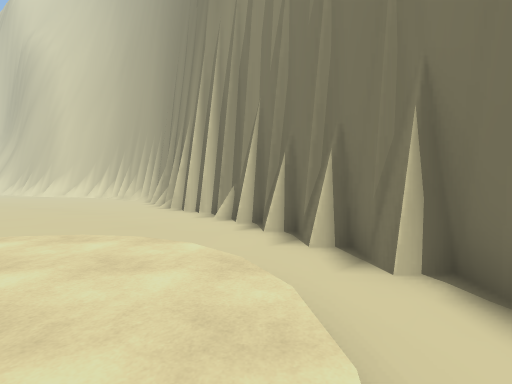
[1] (above)

16 first-person views from a walk through a 3-D level made in the Unity game engine. The camera is 1.3 m above the floor, tilts 2° down and sees 85° across. The floor is counted in squares, 2 m on a side. Each view is taken from the middle of a square. On the plan, view 1 faces up. The plan holds only what a view shows up to about 9 squares ahead; the rest is blank. The place goes on beyond the plan. The player is left out.

[2]
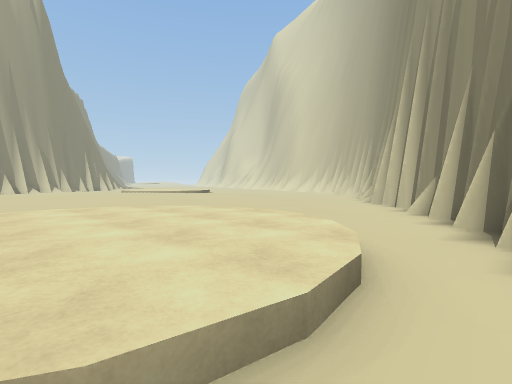

[3]
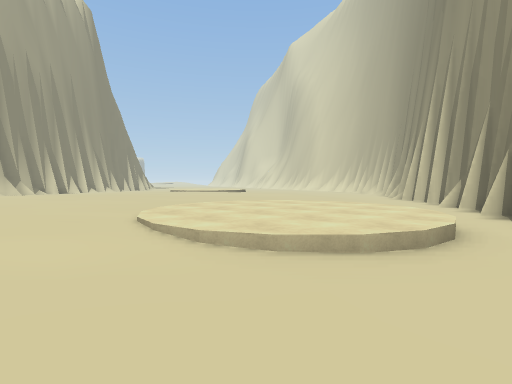

[4]
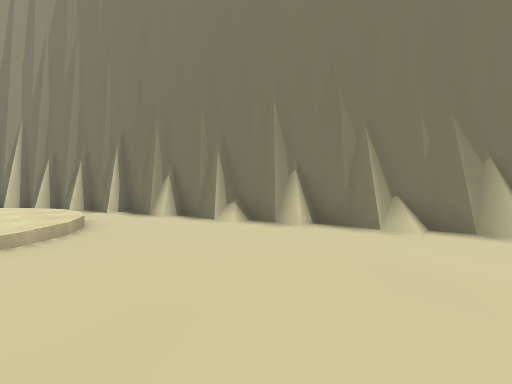

[5]
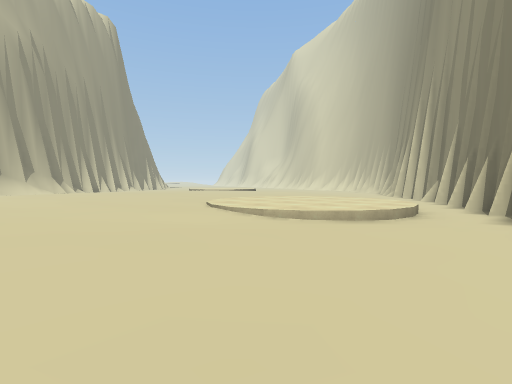

[6]
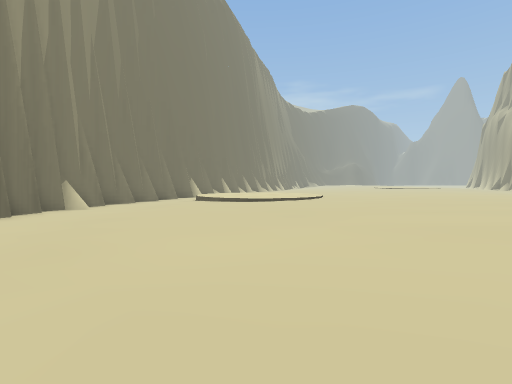

[7]
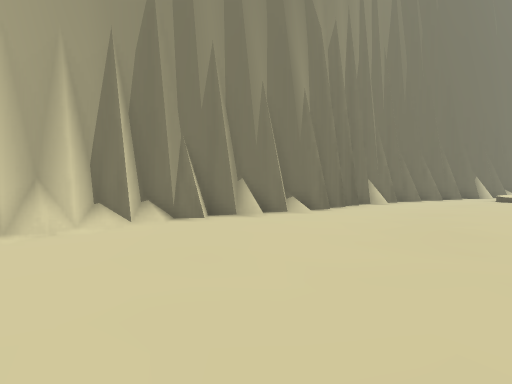

[8]
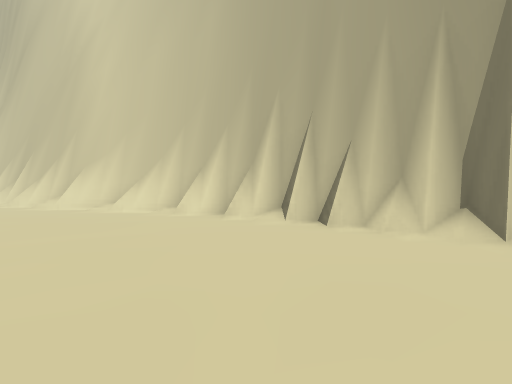

[9]
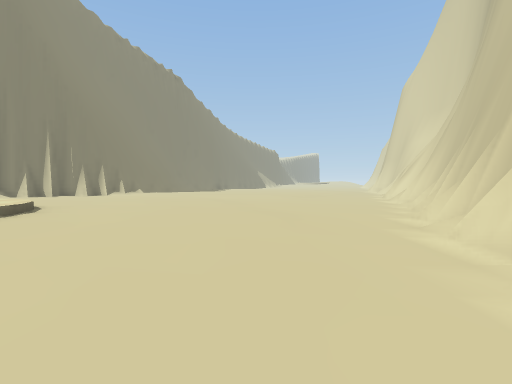

[10]
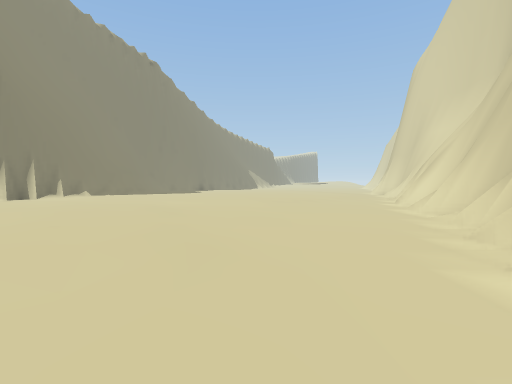

[11]
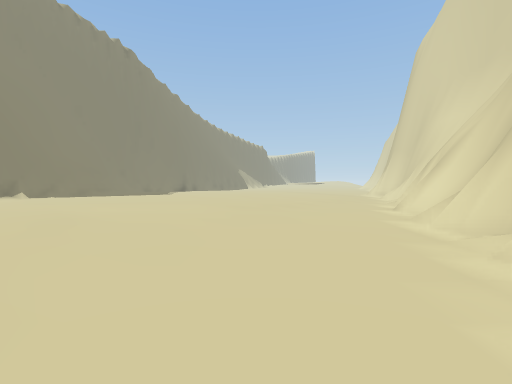

[12]
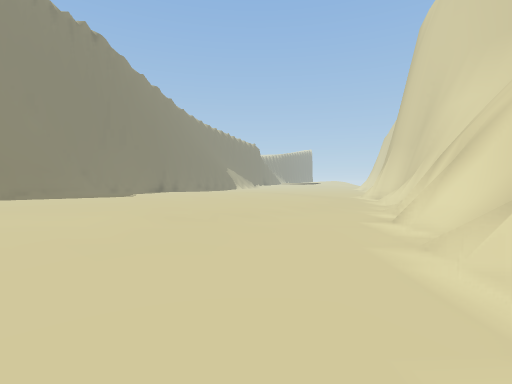

[13]
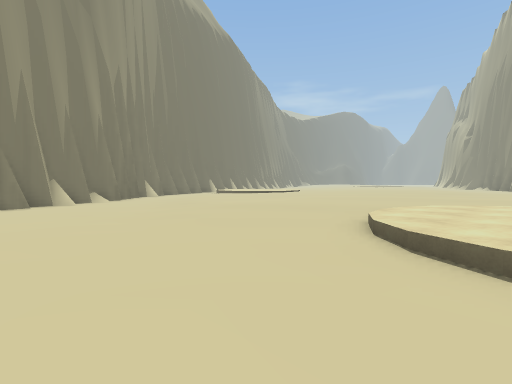

[14]
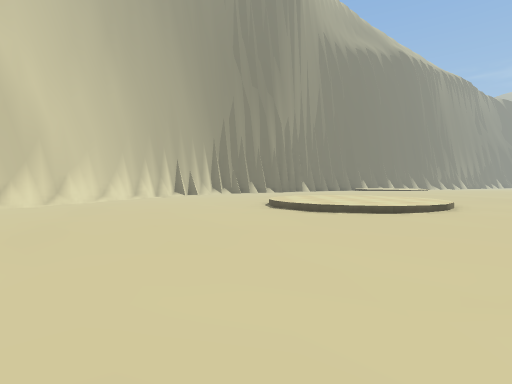

[15]
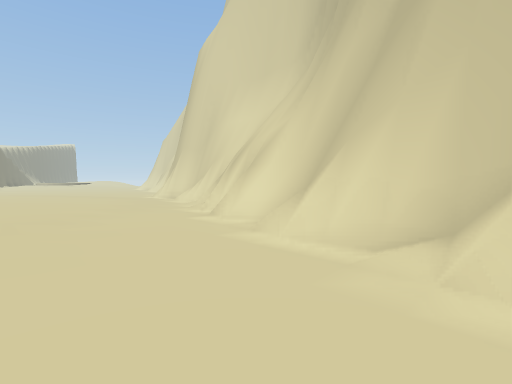

[16]
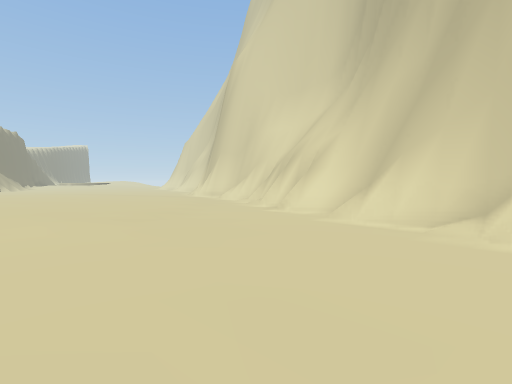

### Floor plan
Key: @ floor where view 1 was taken; # wall or solid block; . main floor; : floor 0.25 m higher than the main floor; - floor 0.25 m lower than the main floor; / step, stairs or slope.
Columns run from 27 left of view 1 to 5 right of it. Each row starts with its distance up from view 1.
 21  ---/####
 20  ..-----###
 19 ..../-----####
 18 .....-------#####
 17 ......---------.###
 16 ......------------###
 15  ......-------------##
 14  ......--------------###
 13  ......--.------------/#
 12  ............----------#
 11  .................-----###
 10    ......../::/....-----:#
  9       ..../::::/....----/##
  8        .../::::/......----#
  7         ../::::.........--##
  6          ../://.........---##
  5           .......::.......--#
  4             ...::::.......--##
  3              ::: ::::..//:/--#
  2                  ::::../:::/-#
  1                  :::::.:::::-##
  0                  ::::::::::@--#
 -1                  :::::::/:/..-##
 -2                  ::::::::....-##
 -3                   :::::::....--##
 -4                   ::::::......--#
 -5                     :::.......--#

Positions as (right, up) in squares from view 1, and headings:
1: (0, 0), facing up
2: (1, 0), facing up-left
3: (1, -3), facing up-left
4: (-1, -5), facing up-right
5: (2, -5), facing up-left
6: (-10, 9), facing down-right
7: (-10, 11), facing right
8: (-8, 10), facing up
9: (-10, 15), facing left
10: (-13, 16), facing left
11: (-15, 17), facing left
12: (-17, 18), facing left
13: (-14, 13), facing down-right
14: (-23, 11), facing right
15: (-17, 17), facing up-left
16: (-17, 15), facing up-left
